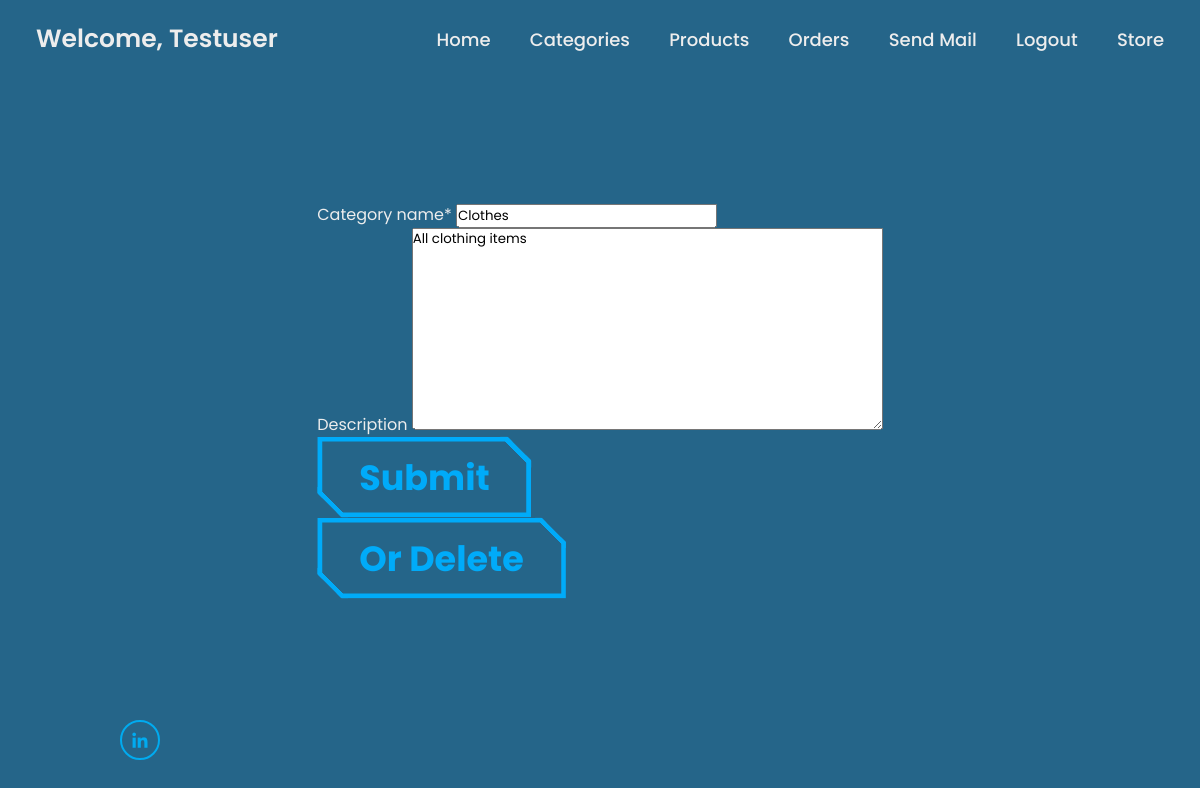
The app's page /products/categories/update/17/ (signed in) with its own data.
### accounts/models.py (models this page shows, shortened)
class User(AbstractUser):
    email = models.EmailField(max_length=254, unique=True)
    username = models.CharField(max_length=150, blank=True, unique=False)
    profile_img = models.ImageField(null=True, blank=True, upload_to='images/', default='images/default/default.jpg')
    USERNAME_FIELD = 'email'
    EMAIL_FIELD = 'email'
    REQUIRED_FIELDS = []

### products/models.py (models this page shows, shortened)
class Categories(models.Model):
    category_name = models.CharField(max_length=100, unique=True)
    description = models.TextField(max_length=300, blank=True)
    class Meta:
        verbose_name_plural = 'Categories'

### products/views.py (the view)
# urls.py: path('categories/update/<slug:pk>/', CategoriesUpdateView.as_view(), name='category_update'),
class CategoriesUpdateView(LoginRequiredMixin, UserPassesTestMixin, UpdateView):
    login_url = reverse_lazy('account_login')
    def test_func(self):
        return self.request.user.is_staff
    model = Categories
    template_name = 'products/category_update.html'
    form_class = CategoriesForm
    context_object_name = 'categories'
    success_url = reverse_lazy('category_list')

### products/forms.py
class CategoriesForm(forms.ModelForm):
    class Meta:
        model = Categories
        fields = '__all__'

### products/templates/products/category_update.html (shortened to what this page needs)
{% extends '_base.html' %}
{% load crispy_forms_tags %}
{% block content %}
<div class="form-container">
    <form action="" method="POST">
        {{ form|crispy}}
        <button type="submit" class="btn btn-primary btn-sm">Submit</button>
        <div class="annoying">
        <button class="Delete"><a href="{% url 'category_delete' categories.id %}" class="delete_product">Or Delete</a></button>
        </div>
    </form>
    </div>
{% endblock content %}

### django_project/templates/_base.html (shortened to what this page needs)
{% load static %}
<!DOCTYPE html>
<html lang="en">
<head>
    <link rel="stylesheet" href="{% static 'css/style.css' %}">
    <link href='https://unpkg.com/boxicons@2.1.4/css/boxicons.min.css' rel='stylesheet'>
    <link rel="stylesheet" href="{% static 'css/main.css' %}">
</head>
<body>
    <header class="header">
        <a href="{% url 'account_signup' %}" class="logo"> {% if user.is_authenticated %}Welcome, {{ user.username|title }}{% else %}Please Create An Account.{% endif %}</a>
        {% block navbar %}
        <nav class="navbar">
            {% if user.is_authenticated %}
            <a href="{% url 'home' %}">Home</a>
            <a href="{% url 'category_list' %}">Categories</a>
            <a href="{% url 'products_list' %}">Products</a>
            <a href="{% url 'orders_incomplete_list' %}">Orders</a>
            <a href="{% url 'email_list' %}">Send Mail</a>
            <a href="{% url 'confirm_signout' %}">Logout</a>
            <a href="{% url 'storefront' %}">Store</a>
            {% else %}
            <a href="{% url 'home' %}">Home</a>
            <a href="{% url 'account_login' %}">Login</a>
            {% endif %}
        </nav>
        {% endblock navbar %}
    </header>
    <section class="home">
        <div class="home-content">
            {% block content %}{% endblock content %}
        </div>
        <div class="home-sci">
            <a target="_blank" href="https://www.linkedin.com/in/bennett-billings-529545238/"><i class='bx bxl-linkedin'></i></a>
        </div>
    </section>
</body>
</html>

### django_project/static/css/style.css (style rules this page uses)
* { margin: 0; padding: 0; box-sizing: border-box; font-family: 'Poppins', sans-serif; }
body { color: #256589; background-color: #256589; }
.header { position: fixed; top: 0; left: 0; width: 100%; padding: 20px 3%; display: flex; justify-content: space-between; align-items: center; z-index: 100; background-color: #256589; }
.logo { position: relative; font-size: 25px; color: #ededed; text-decoration: none; font-weight: 600; }
.logo::before { content: ''; position: absolute; top: 0; right: 0; width: 100%; height: 100%; background: #2C72A3; animation: showRight 1s ease forwards; animation-delay: .4s; }
.navbar a { font-size: 18px; color: #ededed; text-decoration: none; font-weight: 500; margin-left: 35px; transition: .3s; }
.home { height: 100vh; background: #256589; background-size: cover; background-position: center; display: flex; align-items: center; padding: 0 10%; color: #ededed; }
.home-content a { color: #00abf9; text-decoration: none; }
.home-content { max-width: 600px; }
.home-sci { position: absolute; bottom: 40px; width: 170px; display: flex; justify-content: space-between; }
.home-sci a { position: relative; display: inline-flex; justify-content: center; align-items: center; width: 40px; height: 40px; background: transparent; border: 2px solid #00abf0; border-radius: 50%; font-size: 20px; color: #00abf0; text-decoration: none; z-index: 1; overflow: hidden; transition: .5s; }
.home-sci a::before { content: ''; position: absolute; top: 0; left: 0; width: 0; height: 100%; background: #1E5574; z-index: -1; transition: .5s; }

### django_project/static/css/main.css (style rules this page uses)
.form-container { position: absolute; max-height: 761px; top: 50%; left: 50%; transform: translate(-50%, -50%); }
.form-container a { text-decoration: none; color: #00abf9; }
:root { --glow-color: hsl(186 100% 69%); }
*, *::before, *::after { box-sizing: border-box; }
.form-container button { --border: 5px; --slant: 0.7em; --color: #00abf9; font-size: 35px; padding: 0.4em 1.2em; border: none; cursor: pointer; font-weight: bold; color: var(--color); background: linear-gradient(to bottom left,var(--color) 50%,#0000 50.1%) top right, linear-gradient(to top right,var(--color) 50%,#0000 50.1%) bottom left; background-size: calc(var(--slant) + 1.3*var(--border)) calc(var(--slant) + 1.3*var(--border)); background-repeat: no-repeat; box-shadow: 0 0 0 200px inset var(--s,#0000), 0 0 0 var(--border) inset var(--color); clip-path: polygon(0 0, calc(100% - var(--slant)) 0, 100% var(--slant), 100% 100%, var(--slant) 100%,0 calc(100% - var(--slant)) ); transition: color var(--t,0.3s), background-size 0.3s; }
.annoying a { color: #00abf9; }

### records on screen
User: username "Testuser"
Categories: category_name "Clothes", description "All clothing items"
